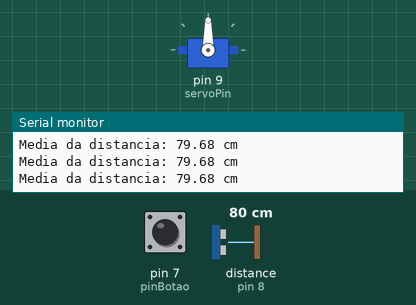
The sketch below on a simulated Arduino Uno, built with avr-gcc and run on an emulated ATmega328P. Shown: servo, the last lines printed to the serial monitor. Wiring (inferred from the names in the program): ultrasonic range finder: trigger pin 8; echo pin 8. Inputs (shaded band) come from the test bench; at power-on: distance to the obstacle (sensor on pin 8) 80 cm, pin 7 (pinBotao) HIGH. The echo pulse lasts 58.3 µs per cm.

Above: at 8.7 s.
8.8 s: distance to the obstacle (sensor on pin 8) set to 51 cm
At 10.0 s:
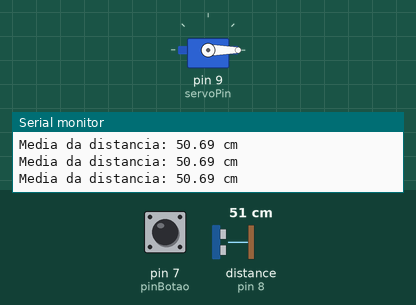
10.3 s: distance to the obstacle (sensor on pin 8) set to 58 cm
Timing chart, 0 to 13.1 s (numbered marks = the images above; inputs shaded):
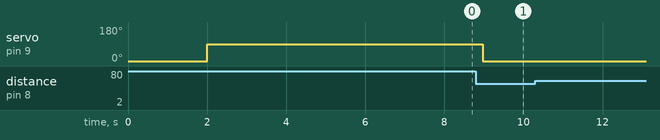

Measured:
- after the input at 8.8 s, servo on pin 9 (servoPin): 90° → 0° after 0.17 s

The sketch:

UNO_CASTELO_ULT_IR.ino
```cpp
#include <Servo.h>

#define posInicial 0
#define posFinal 90

const int ultraPin = 8;
const int servoPin = 9;
const int numAmostras = 15; // Número de leituras para média
const int pinBotao = 7;

Servo servo;

// Variáveis para controle de LOW por 500ms
unsigned long lowStartTime = 0;
bool lowStarted = false;
bool acaoEmExecucao = false;
unsigned long acaoStartTime = 0;
const unsigned long duracaoAcao = 3000; // 3 segundos

long readUltrasonic() {
  long duration;

  pinMode(ultraPin, OUTPUT);
  digitalWrite(ultraPin, LOW);
  delayMicroseconds(2);
  digitalWrite(ultraPin, HIGH);
  delayMicroseconds(10);
  digitalWrite(ultraPin, LOW);

  pinMode(ultraPin, INPUT);
  duration = pulseIn(ultraPin, HIGH, 20000); // Timeout de 20ms

  return duration;
}

float readSensor() {
  long duration = readUltrasonic();
  float distance = duration * 0.0343 / 2;
  return distance;
}

float readAverageSensor(int samples) {
  float soma = 0;
  int validas = 0;
  for (int i = 0; i < samples; i++) {
    float leitura = readSensor();
    if (leitura > 2 && leitura < 400) { // Faixa típica do HC-SR04
      soma += leitura;
      validas++;
    }
    delay(10); // Pequeno intervalo entre leituras
  }
  if (validas == 0) return 0;
  return soma / validas;
}

void setup() {
  Serial.begin(9600);
  pinMode(pinBotao, INPUT);
  servo.attach(servoPin);
  servo.write(posInicial);
  Serial.println("Aguardando para iniciar");
  delay(2000);
  servo.write(posFinal);
  Serial.println("Fim do Setup");
}

void loop() {
  // Se uma ação está em andamento, aguarda ela terminar (sem bloquear)
  if (acaoEmExecucao) {
    if (millis() - acaoStartTime >= duracaoAcao) {
      acaoEmExecucao = false;
    }
    return; // Evita continuar com o restante do loop durante a ação
  }

  // Leitura da média do sensor ultrassônico
  float media = readAverageSensor(numAmostras);
  Serial.print("Media da distancia: ");
  Serial.print(media);
  Serial.println(" cm");

  // Controle do servo baseado na distância
  if (media <= 70 && media >= 55) {
    servo.write(posInicial);
    delay(200);
  }

  // Verificação assíncrona do pino 7 em nível LOW por 500ms
  int estadoBotao = digitalRead(pinBotao);

  if (estadoBotao == LOW) {
    if (!lowStarted) {
      lowStartTime = millis();
      lowStarted = true;
    } else if (millis() - lowStartTime >= 30) {
      Serial.println("LEFT");
      acaoEmExecucao = true;
      acaoStartTime = millis();
      lowStarted = false; // Reseta para não disparar múltiplas vezes
    }
  } else {
    // Se o sinal voltar para HIGH, reinicia contagem
    lowStarted = false;
  }
}
```
